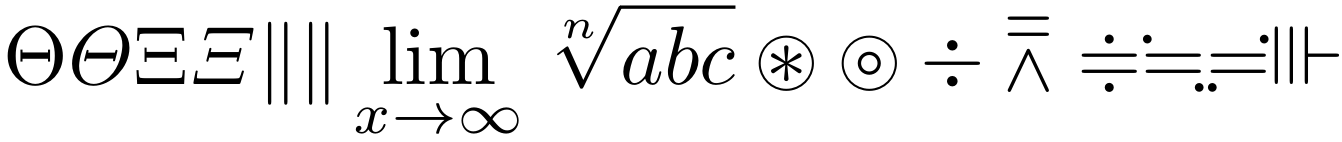
#> input picture tests/data/in3.png, 1342 x 142 px
$ python pixelwise.py
#> lines starting #> are read from the running program, lines starting #| are printed output that depends on the picture
import os
import numpy as np
from PIL import Image, ImageChops, ImageEnhance

def crop_img(input_path: str,
             bg_color: tuple[int, int, int] | None = (255,255,255),
             save_bg_color: tuple[int, int, int] | None = None):
    """
    將圖片裁切到非透明（或非背景）像素的最外邊界，並可指定輸出背景顏色。
    - bg_color: 無 alpha 圖時用來辨識背景（例如 (255,255,255)），None 則取左上角像素。
    - save_bg_color: 輸出時的背景顏色；若為 None 則保留透明（若有 alpha）。
                     例如 (255,255,255) 轉為白底、(0,0,0) 轉為黑底。
    """
#> called with input_path = 'data/in3.png', bg_color = (255, 255, 255)
    img = Image.open(input_path)
#> img is the input picture: PIL image 1342x142 RGB; min 0, max 255, mean 236.4

    # 有 alpha：用 alpha 決定裁切範圍
    if bg_color is None and (img.mode in ("RGBA", "LA") or ("transparency" in img.info)):
        if img.mode not in ("RGBA", "LA"):
            img = img.convert("RGBA")
        alpha = img.getchannel("A")
        bbox = alpha.getbbox()
        cropped = img.crop(bbox) if bbox else img

        # 決定輸出背景
        if save_bg_color is None:
            # 保留透明
            out = cropped
        else:
            # 貼到純色背景
            bg = Image.new("RGB", cropped.size, save_bg_color)
            out = Image.alpha_composite(bg.convert("RGBA"), cropped).convert("RGB")

    else:
        # 無 alpha：用背景顏色比對差異找內容範圍
        rgb = img.convert("RGB")
        if bg_color is None:
            bg_color = rgb.getpixel((0, 0))
        bg = Image.new("RGB", rgb.size, bg_color)
#> bg: PIL image 1342x142 RGB; every value is 255
        diff = ImageChops.difference(rgb, bg)
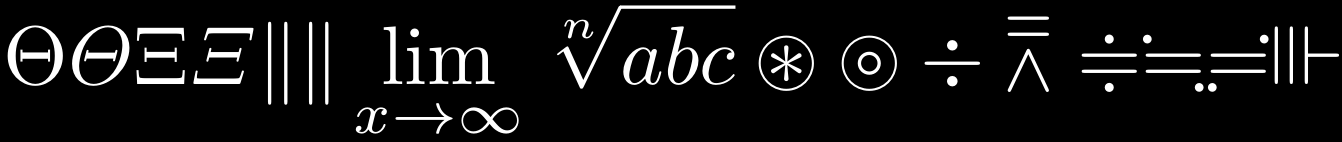
#> diff: PIL image 1342x142 RGB; min 0, max 255, mean 18.6
        diff = ImageChops.add(diff, diff, 2.0, -10)
        bbox = diff.getbbox()
#> bbox = (7, 5, 1339, 134)
        cropped = img.crop(bbox) if bbox else img
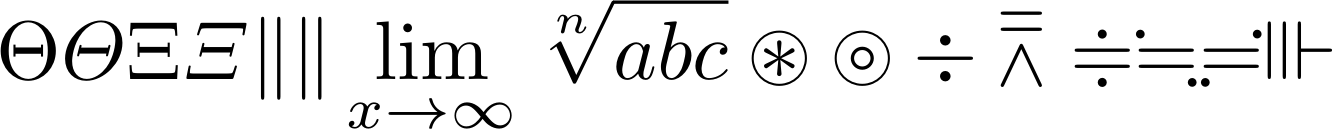
#> cropped: PIL image 1332x129 RGB; min 0, max 255, mean 234.4

        # 無 alpha 圖直接輸出；若指定 save_bg_color，轉貼到該底色（通常不需要）
        if save_bg_color is None:
            out = cropped.convert("RGB")
        else:
            canvas = Image.new("RGB", cropped.size, save_bg_color)
            canvas.paste(cropped)
            out = canvas

    return out

def _crop_img_obj(img: Image.Image, bg_color: tuple[int, int, int] | None = (255, 255, 255)):
    # Use alpha if requested/available
    if bg_color is None and (img.mode in ("RGBA", "LA") or ("transparency" in img.info)):
        if img.mode not in ("RGBA", "LA"):
            img = img.convert("RGBA")
        alpha = img.getchannel("A")
        bbox = alpha.getbbox()
        return img.crop(bbox) if bbox else img
    else:
        rgb = img.convert("RGB")
        use_bg = bg_color if bg_color is not None else rgb.getpixel((0, 0))
        bg_img = Image.new("RGB", rgb.size, use_bg)
        diff = ImageChops.difference(rgb, bg_img)
        diff = ImageChops.add(diff, diff, 2.0, -10)
        bbox = diff.getbbox()
        return img.crop(bbox) if bbox else img

def dist_compare(img1: Image.Image, img2: Image.Image,
                 bg: tuple[int, int, int] | None = (255, 255, 255),
                 to_crop: bool = False) -> float:
    """
    Crop non-background regions from img1 and img2 (if bg is None, prefer transparency as background),
    resize img1 or img2 size, and return the similarity ratio [0, 1] between the two images' pixel vectors.
    """
    if to_crop:
        img1 = _crop_img_obj(img1, bg)
        img2 = _crop_img_obj(img2, bg)

    img1 = img1.convert("RGBA")
    img2 = img2.convert("RGBA")

    # Resize target to source size
    if img1.size[0] < img2.size[0]:
        img2 = img2.resize(img1.size)
    else:
        img1 = img1.resize(img2.size)

    # Compute L2 on flattened arrays
    arr1 = np.asarray(img1, dtype=np.float32).ravel()
    arr2 = np.asarray(img2, dtype=np.float32).ravel()

    l2_distance = np.linalg.norm(arr1 - arr2, ord=2)
    max_distance = np.sqrt(len(arr1)) * 255  # Maximum possible distance

    similarity = 1 - (l2_distance / max_distance)
    return float(np.clip(similarity, 0, 1)) # ensure the value is in [0, 1]

if __name__ == "__main__":
    img1 = crop_img('data/in3.png')
    img2 = crop_img('data/in1.png')
#> call 2 of crop_img, with input_path = 'data/in1.png', bg_color = (255, 255, 255)
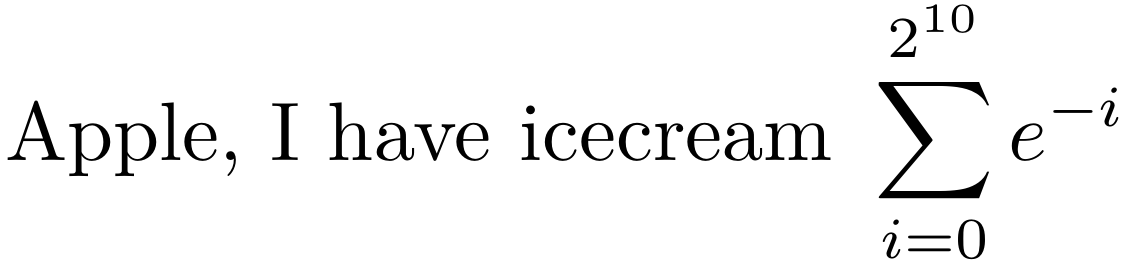
#> input picture tests/data/in1.png, 1125 x 267 px
#> in crop_img, img is the input picture: PIL image 1125x267 RGB; min 0, max 255, mean 243.7
#> in crop_img (call 2), `bg = Image.new("RGB", rgb.size, bg_color)`: bg: PIL image 1125x267 RGB; every value is 255
#> in crop_img (call 2), `diff = ImageChops.difference(rgb, bg)`:
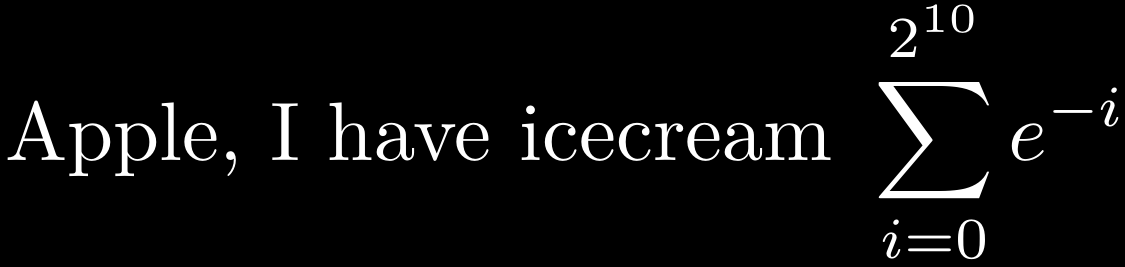
#> diff: PIL image 1125x267 RGB; min 0, max 255, mean 11.3
#> in crop_img (call 2), `bbox = diff.getbbox()`: bbox = (7, 4, 1119, 260)
#> in crop_img (call 2), `cropped = img.crop(bbox) if bbox else img`:
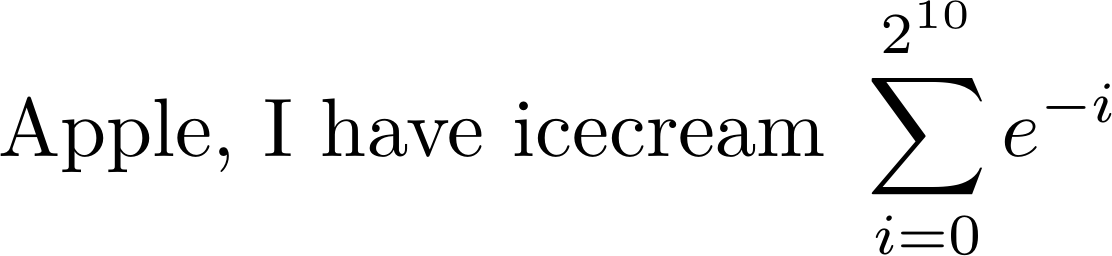
#> cropped: PIL image 1112x256 RGB; min 0, max 255, mean 243.1

    import time
    start = time.time()
    for _ in range(100):
        dist_compare(img1, img2, (255,255,255))
#> this loop made 100 passes
#> pass 1, in dist_compare, `img1 = img1.resize(img2.size)`:
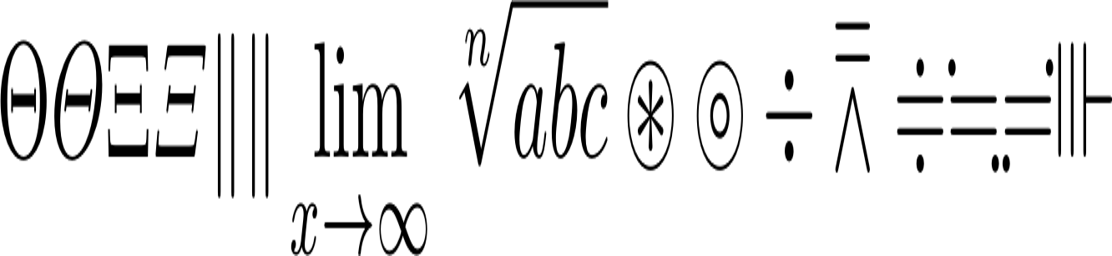
#> img1: PIL image 1112x256 RGBA; mean R, G, B, A 234.3, 234.3, 234.3, 255

    print(time.time() - start)
